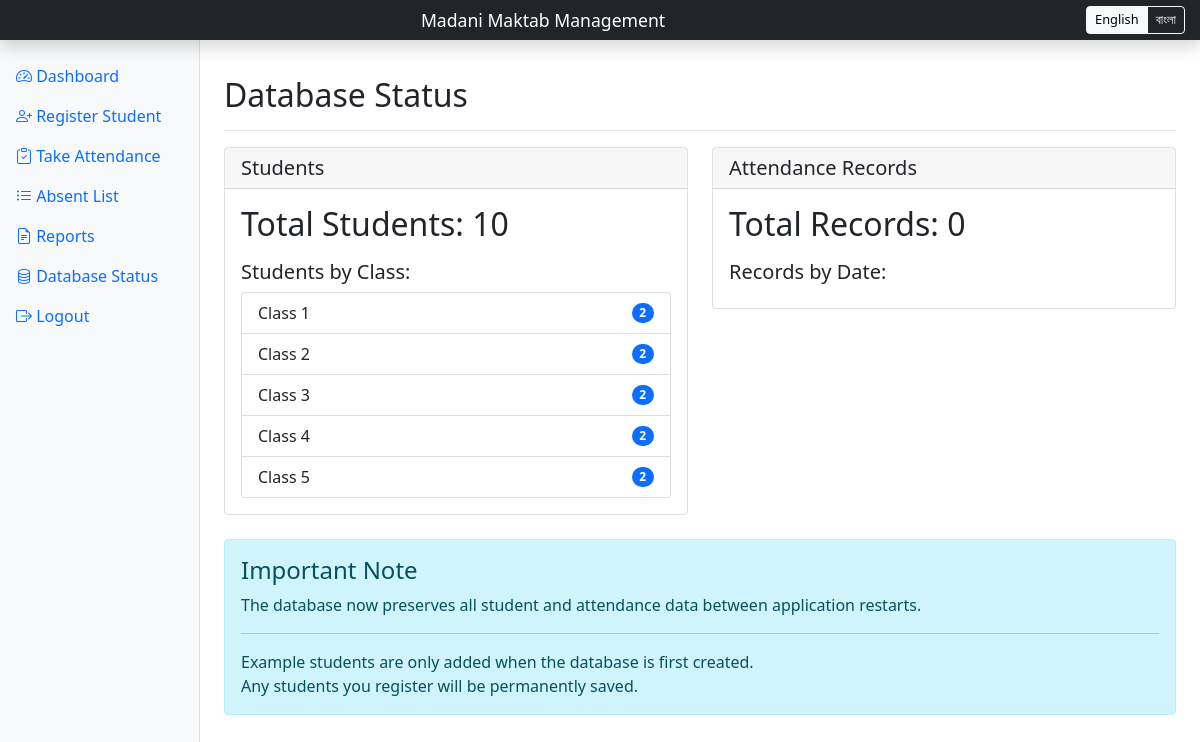
Screenshot of /db_status (signed in) with the database file from the repository.
### main.py (models this page shows, shortened)
class Class(db.Model):
    id = db.Column(db.Integer, primary_key=True)
    name = db.Column(db.String(50), unique=True, nullable=False)

### main.py (the view)
@app.route('/db_status')
@login_required
def db_status():
    student_count = Student.query.count()
    students_by_class = {}
    class_names = [c[0] for c in db.session.query(Class.name).distinct().all()]
    for class_name in class_names:
        students_by_class[class_name] = Student.query.join(Class).filter(Class.name == class_name).count()
    attendance_count = Attendance.query.count()
    dates = [d[0] for d in db.session.query(Attendance.date).distinct().order_by(Attendance.date.desc()).all()]
    attendance_by_date = {}
    for d in dates:
        attendance_by_date[d] = Attendance.query.filter_by(date=d).count()
    return render_template('db_status.html',
                          student_count=student_count,
                          students_by_class=students_by_class,
                          attendance_count=attendance_count,
                          attendance_by_date=attendance_by_date,
                          dates=dates)

### main.py (called while the page is built)
@login_manager.user_loader
def load_user(user_id):
    return User.query.get(int(user_id))

@app.context_processor
def inject_translations():
    lang = session.get('lang', 'en')
    return {'_': translations[lang]}

### templates/db_status.html (shortened to what this page needs)
{% extends "base.html" %}
{% block content %}
<div class="d-flex justify-content-between flex-wrap flex-md-nowrap align-items-center pt-3 pb-2 mb-3 border-bottom">
    <h1 class="h2">Database Status</h1>
</div>
<div class="row">
    <div class="col-md-6">
        <div class="card mb-4">
            <div class="card-header">
                <h5 class="card-title mb-0">Students</h5>
            </div>
            <div class="card-body">
                <h2>Total Students: {{ student_count }}</h2>
                <h5 class="mt-3">Students by Class:</h5>
                <ul class="list-group">
                    {% for class_name, count in students_by_class.items() %}
                    <li class="list-group-item d-flex justify-content-between align-items-center">
                        {{ class_name }}
                        <span class="badge bg-primary rounded-pill">{{ count }}</span>
                    </li>
                    {% endfor %}
                </ul>
            </div>
        </div>
    </div>
    <div class="col-md-6">
        <div class="card mb-4">
            <div class="card-header">
                <h5 class="card-title mb-0">Attendance Records</h5>
            </div>
            <div class="card-body">
                <h2>Total Records: {{ attendance_count }}</h2>
                <h5 class="mt-3">Records by Date:</h5>
            </div>
        </div>
    </div>
</div>
<div class="alert alert-info">
    <h4 class="alert-heading">Important Note</h4>
    <p>The database now preserves all student and attendance data between application restarts.</p>
    <hr>
    <p class="mb-0">
        Example students are only added when the database is first created.<br>
        Any students you register will be permanently saved.
    </p>
</div>
{% endblock %}

### rows the page displays
Class: name "Class 1", count "2"
Class: name "Class 2", id "2"
Class: name "Class 3", count "2"
Class: name "Class 4", count "2"
Class: name "Class 5", count "2"

### other values shown
{{ _['dashboard'] }} "Dashboard"
{{ _['register_student'] }} "Register Student"
{{ _['take_attendance'] }} "Take Attendance"
{{ _['absent_list'] }} "Absent List"
{{ _['reports'] }} "Reports"
{{ _['db_status'] }} "Database Status"
{{ _['logout'] }} "Logout"
{{ student_count }} "10"
{{ attendance_count }} "0"
